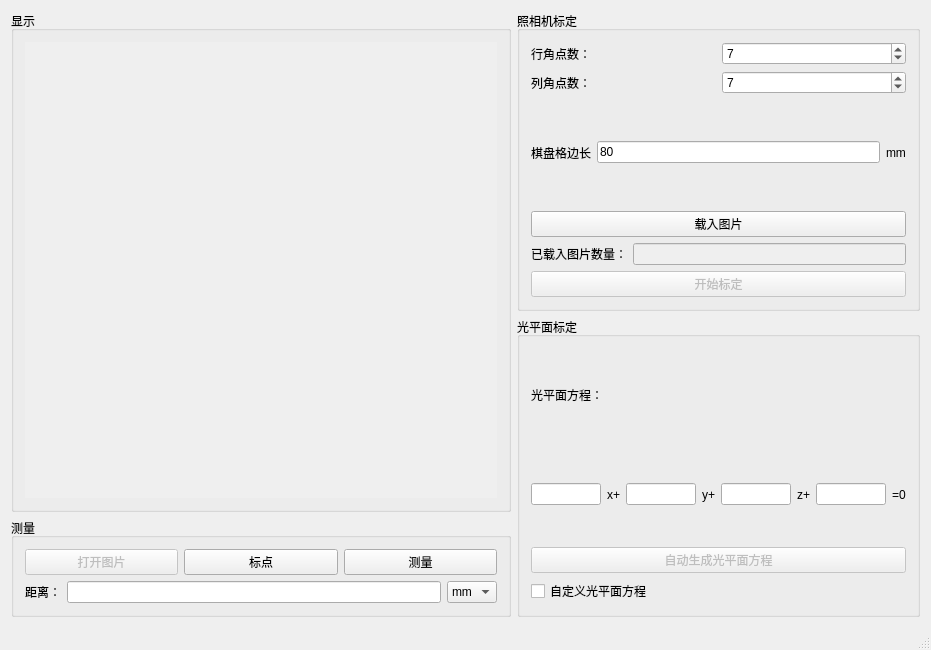
<?xml version="1.0" encoding="UTF-8"?>
<ui version="4.0">
 <class>MainWindow</class>
 <widget class="QMainWindow" name="MainWindow">
  <property name="enabled">
   <bool>true</bool>
  </property>
  <property name="geometry">
   <rect>
    <x>0</x>
    <y>0</y>
    <width>856</width>
    <height>650</height>
   </rect>
  </property>
  <property name="windowTitle">
   <string>MainWindow</string>
  </property>
  <widget class="QWidget" name="centralWidget">
   <layout class="QHBoxLayout" name="horizontalLayout_7">
    <item>
     <layout class="QVBoxLayout" name="verticalLayout_5">
      <item>
       <widget class="QGroupBox" name="groupBox_4">
        <property name="minimumSize">
         <size>
          <width>500</width>
          <height>500</height>
         </size>
        </property>
        <property name="title">
         <string>显示</string>
        </property>
        <layout class="QVBoxLayout" name="verticalLayout_6">
         <item>
          <widget class="QScrollArea" name="scrollArea">
           <property name="frameShape">
            <enum>QFrame::NoFrame</enum>
           </property>
           <property name="widgetResizable">
            <bool>true</bool>
           </property>
           <widget class="QWidget" name="scrollAreaWidgetContents">
            <property name="geometry">
             <rect>
              <x>0</x>
              <y>0</y>
              <width>476</width>
              <height>461</height>
             </rect>
            </property>
           </widget>
          </widget>
         </item>
        </layout>
       </widget>
      </item>
      <item>
       <widget class="QGroupBox" name="groupBox_3">
        <property name="title">
         <string>测量</string>
        </property>
        <layout class="QVBoxLayout" name="verticalLayout_4">
         <item>
          <layout class="QHBoxLayout" name="horizontalLayout_5">
           <item>
            <widget class="QPushButton" name="openBtn2">
             <property name="enabled">
              <bool>false</bool>
             </property>
             <property name="text">
              <string>打开图片</string>
             </property>
            </widget>
           </item>
           <item>
            <widget class="QPushButton" name="markBtn">
             <property name="enabled">
              <bool>true</bool>
             </property>
             <property name="text">
              <string>标点</string>
             </property>
            </widget>
           </item>
           <item>
            <widget class="QPushButton" name="measureBtn">
             <property name="text">
              <string>测量</string>
             </property>
            </widget>
           </item>
          </layout>
         </item>
         <item>
          <layout class="QHBoxLayout" name="horizontalLayout_6">
           <item>
            <widget class="QLabel" name="label_10">
             <property name="text">
              <string>距离：</string>
             </property>
            </widget>
           </item>
           <item>
            <widget class="QLineEdit" name="distanceLE">
             <property name="enabled">
              <bool>true</bool>
             </property>
             <property name="readOnly">
              <bool>true</bool>
             </property>
            </widget>
           </item>
           <item>
            <widget class="QComboBox" name="unitCB">
             <property name="enabled">
              <bool>true</bool>
             </property>
             <item>
              <property name="text">
               <string>mm</string>
              </property>
             </item>
             <item>
              <property name="text">
               <string>cm</string>
              </property>
             </item>
             <item>
              <property name="text">
               <string>m</string>
              </property>
             </item>
            </widget>
           </item>
          </layout>
         </item>
        </layout>
       </widget>
      </item>
     </layout>
    </item>
    <item>
     <layout class="QVBoxLayout" name="verticalLayout_3">
      <item>
       <widget class="QGroupBox" name="groupBox">
        <property name="sizePolicy">
         <sizepolicy hsizetype="Fixed" vsizetype="Preferred">
          <horstretch>0</horstretch>
          <verstretch>0</verstretch>
         </sizepolicy>
        </property>
        <property name="maximumSize">
         <size>
          <width>411</width>
          <height>16777215</height>
         </size>
        </property>
        <property name="title">
         <string>照相机标定</string>
        </property>
        <layout class="QVBoxLayout" name="verticalLayout">
         <item>
          <layout class="QHBoxLayout" name="horizontalLayout">
           <item>
            <widget class="QLabel" name="label_2">
             <property name="text">
              <string>行角点数：</string>
             </property>
            </widget>
           </item>
           <item>
            <widget class="QSpinBox" name="rowNumSpB">
             <property name="minimum">
              <number>2</number>
             </property>
             <property name="maximum">
              <number>99</number>
             </property>
             <property name="value">
              <number>7</number>
             </property>
            </widget>
           </item>
          </layout>
         </item>
         <item>
          <layout class="QHBoxLayout" name="horizontalLayout_2">
           <item>
            <widget class="QLabel" name="label_3">
             <property name="text">
              <string>列角点数：</string>
             </property>
            </widget>
           </item>
           <item>
            <widget class="QSpinBox" name="colNumSpB">
             <property name="minimum">
              <number>2</number>
             </property>
             <property name="value">
              <number>7</number>
             </property>
            </widget>
           </item>
          </layout>
         </item>
         <item>
          <layout class="QHBoxLayout" name="horizontalLayout_8">
           <item>
            <widget class="QLabel" name="label">
             <property name="text">
              <string>棋盘格边长</string>
             </property>
            </widget>
           </item>
           <item>
            <widget class="QLineEdit" name="chessLenLE">
             <property name="text">
              <string>80</string>
             </property>
            </widget>
           </item>
           <item>
            <widget class="QLabel" name="label_11">
             <property name="text">
              <string>mm</string>
             </property>
            </widget>
           </item>
          </layout>
         </item>
         <item>
          <widget class="QPushButton" name="openBtn1">
           <property name="enabled">
            <bool>true</bool>
           </property>
           <property name="text">
            <string>载入图片</string>
           </property>
          </widget>
         </item>
         <item>
          <layout class="QHBoxLayout" name="horizontalLayout_3">
           <item>
            <widget class="QLabel" name="label_4">
             <property name="text">
              <string>已载入图片数量：</string>
             </property>
            </widget>
           </item>
           <item>
            <widget class="QLineEdit" name="imageNumLE">
             <property name="enabled">
              <bool>false</bool>
             </property>
             <property name="readOnly">
              <bool>true</bool>
             </property>
            </widget>
           </item>
          </layout>
         </item>
         <item>
          <widget class="QPushButton" name="startCalibBtn">
           <property name="enabled">
            <bool>false</bool>
           </property>
           <property name="text">
            <string>开始标定</string>
           </property>
          </widget>
         </item>
        </layout>
       </widget>
      </item>
      <item>
       <widget class="QGroupBox" name="groupBox_2">
        <property name="sizePolicy">
         <sizepolicy hsizetype="Fixed" vsizetype="Preferred">
          <horstretch>0</horstretch>
          <verstretch>0</verstretch>
         </sizepolicy>
        </property>
        <property name="title">
         <string>光平面标定</string>
        </property>
        <layout class="QVBoxLayout" name="verticalLayout_2">
         <item>
          <widget class="QLabel" name="label_5">
           <property name="text">
            <string>光平面方程：</string>
           </property>
          </widget>
         </item>
         <item>
          <layout class="QHBoxLayout" name="horizontalLayout_4">
           <item>
            <widget class="QLineEdit" name="xCoeLE">
             <property name="enabled">
              <bool>true</bool>
             </property>
             <property name="sizePolicy">
              <sizepolicy hsizetype="Fixed" vsizetype="Fixed">
               <horstretch>0</horstretch>
               <verstretch>0</verstretch>
              </sizepolicy>
             </property>
             <property name="minimumSize">
              <size>
               <width>70</width>
               <height>0</height>
              </size>
             </property>
             <property name="maximumSize">
              <size>
               <width>70</width>
               <height>16777215</height>
              </size>
             </property>
             <property name="readOnly">
              <bool>true</bool>
             </property>
            </widget>
           </item>
           <item>
            <widget class="QLabel" name="label_6">
             <property name="text">
              <string>x+</string>
             </property>
            </widget>
           </item>
           <item>
            <widget class="QLineEdit" name="yCoeLE">
             <property name="enabled">
              <bool>true</bool>
             </property>
             <property name="sizePolicy">
              <sizepolicy hsizetype="Fixed" vsizetype="Fixed">
               <horstretch>0</horstretch>
               <verstretch>0</verstretch>
              </sizepolicy>
             </property>
             <property name="minimumSize">
              <size>
               <width>70</width>
               <height>0</height>
              </size>
             </property>
             <property name="maximumSize">
              <size>
               <width>70</width>
               <height>16777215</height>
              </size>
             </property>
             <property name="readOnly">
              <bool>true</bool>
             </property>
            </widget>
           </item>
           <item>
            <widget class="QLabel" name="label_7">
             <property name="text">
              <string>y+</string>
             </property>
            </widget>
           </item>
           <item>
            <widget class="QLineEdit" name="zCoeLE">
             <property name="enabled">
              <bool>true</bool>
             </property>
             <property name="sizePolicy">
              <sizepolicy hsizetype="Fixed" vsizetype="Fixed">
               <horstretch>0</horstretch>
               <verstretch>0</verstretch>
              </sizepolicy>
             </property>
             <property name="minimumSize">
              <size>
               <width>70</width>
               <height>0</height>
              </size>
             </property>
             <property name="maximumSize">
              <size>
               <width>70</width>
               <height>16777215</height>
              </size>
             </property>
             <property name="readOnly">
              <bool>true</bool>
             </property>
            </widget>
           </item>
           <item>
            <widget class="QLabel" name="label_8">
             <property name="text">
              <string>z+</string>
             </property>
            </widget>
           </item>
           <item>
            <widget class="QLineEdit" name="constCoeLE">
             <property name="enabled">
              <bool>true</bool>
             </property>
             <property name="sizePolicy">
              <sizepolicy hsizetype="Fixed" vsizetype="Fixed">
               <horstretch>0</horstretch>
               <verstretch>0</verstretch>
              </sizepolicy>
             </property>
             <property name="maximumSize">
              <size>
               <width>70</width>
               <height>16777215</height>
              </size>
             </property>
             <property name="readOnly">
              <bool>true</bool>
             </property>
            </widget>
           </item>
           <item>
            <widget class="QLabel" name="label_9">
             <property name="text">
              <string>=0</string>
             </property>
            </widget>
           </item>
          </layout>
         </item>
         <item>
          <widget class="QPushButton" name="autoCreateBtn">
           <property name="enabled">
            <bool>false</bool>
           </property>
           <property name="text">
            <string>自动生成光平面方程</string>
           </property>
          </widget>
         </item>
         <item>
          <widget class="QCheckBox" name="customSetCB">
           <property name="text">
            <string>自定义光平面方程</string>
           </property>
          </widget>
         </item>
        </layout>
       </widget>
      </item>
     </layout>
    </item>
   </layout>
  </widget>
  <widget class="QStatusBar" name="statusBar"/>
 </widget>
 <layoutdefault spacing="6" margin="11"/>
 <resources/>
 <connections/>
</ui>
